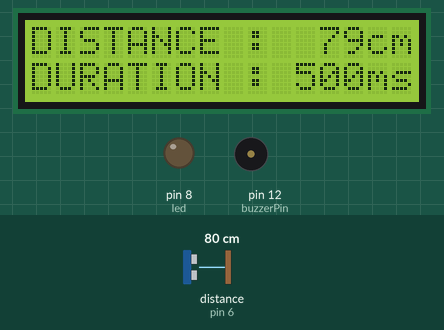
A sketch run on a simulated Arduino Uno, built with avr-gcc and run on an emulated ATmega328P. On the bench: 16×2 character LCD, output pins drawn as LEDs (lit = HIGH), buzzer (waves = sounding). Wiring (inferred from the names in the program): ultrasonic range finder: trigger pin 7; echo pin 6. Dashed ring = blinking. Inputs (shaded band) come from the test bench; at power-on: distance to the obstacle (sensor on pin 6) 80 cm. The echo pulse lasts 58.3 µs per cm; pins used as bus, display or sensor lines are not drawn; what the sketch prints to the serial monitor is not drawn.

Above: at 1.2 s.
1.3 s: distance to the obstacle (sensor on pin 6) set to 56 cm
At 2.3 s:
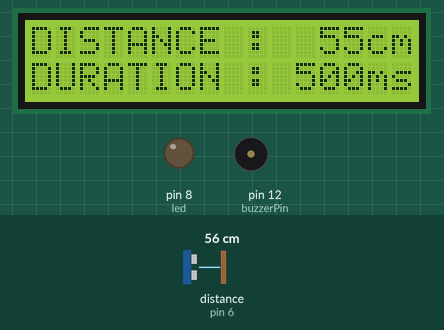
3.4 s: distance to the obstacle (sensor on pin 6) set to 48 cm
At 4.4 s:
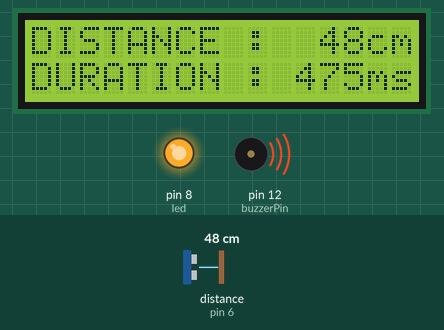
6.4 s: distance to the obstacle (sensor on pin 6) set to 2 cm
At 6.56 s:
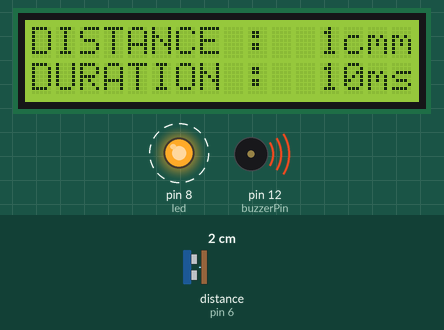
8.0 s: distance to the obstacle (sensor on pin 6) set to 9 cm
At 8.22 s:
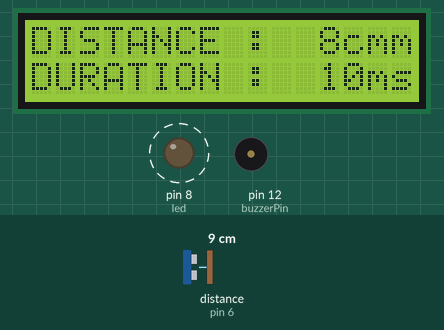
Timing chart, 0 to 10.5 s (numbered marks = the images above; inputs shaded):
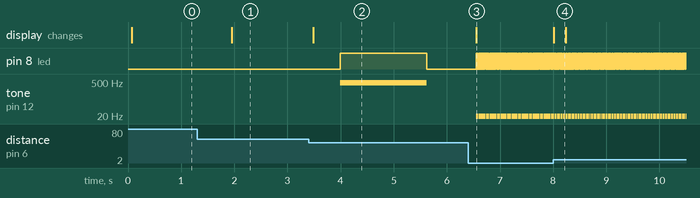

The sketch:

GROUP_01_2018510089_2019510018_2021510032_CODE.ino
```cpp
#include <Wire.h>
#include <LiquidCrystal.h>

LiquidCrystal lcd(11, 10, 5, 4, 3, 2); // RS, E, D4, D5, D6, D7

#define echoPin 6
#define trigPin 7
#define led 8
#define buzzerPin 12


int BUZZER_LED_DURATION_MAX = 500;
int BUZZER_LED_DURATION_MIN = 10;

int DISTANCE_MAX = 50;
int DISTANCE_MIN = 10;

int CURRENT_DISTANCE = 0;
int CURRENT_DURATION = 0;

int UPDATE_DURATION_BUZZER = 200;
int UPDATE_DURATION_LCD = 200;

int counter = 0;
int buzzer_led_status = 0;

void setup() {
  // put your setup code here, to run once:
  lcd.begin(16, 2);
  //lcd.setBacklight(1);
  pinMode(trigPin,OUTPUT);
  pinMode(echoPin,INPUT);
  pinMode(led,OUTPUT);

  //CURRENT_DURATION = (((CURRENT_DISTANCE-DISTANCE_MIN)/(DISTANCE_MAX-DISTANCE_MIN))*(BUZZER_LED_DURATION_MAX-BUZZER_LED_DURATION_MIN));
  //CURRENT_DURATION += BUZZER_LED_DURATION_MIN;
  Serial.begin(9600);
}

void loop() {
  long start_time = micros();
  digitalWrite(trigPin, LOW);
  delayMicroseconds(5);
  digitalWrite(trigPin, HIGH);
  delayMicroseconds(10);
  digitalWrite(trigPin, LOW);
  int duration = pulseIn(echoPin,HIGH);

  CURRENT_DISTANCE = (duration/29.1)/2;

  if(DISTANCE_MAX==DISTANCE_MIN)
  {
    lcd.setCursor(0, 0);
    lcd.print("DIVISION ERROR");
  }


  if(counter % UPDATE_DURATION_BUZZER == 0){
    CURRENT_DURATION = int(float(float(CURRENT_DISTANCE-DISTANCE_MIN)/float(DISTANCE_MAX-DISTANCE_MIN))*float(BUZZER_LED_DURATION_MAX-BUZZER_LED_DURATION_MIN)) + BUZZER_LED_DURATION_MIN;
    if(CURRENT_DURATION>= BUZZER_LED_DURATION_MAX){
      CURRENT_DURATION= BUZZER_LED_DURATION_MAX;
    }
    else if(CURRENT_DURATION<=BUZZER_LED_DURATION_MIN){
      CURRENT_DURATION=BUZZER_LED_DURATION_MIN;
    }
  }
  if(counter % UPDATE_DURATION_LCD == 0){
  lcd.setCursor(0, 0);             // 1. satır, 1. sütuna git
    lcd.print("DISTANCE :");
    Serial.print("  DISTANCE :");
    if(CURRENT_DISTANCE/1000>=1){lcd.print("");Serial.print(""); }
    else if (CURRENT_DISTANCE/100>=1) {lcd.print(" ");Serial.print("");}
    else {lcd.print("  ");Serial.print("");}
    lcd.print(CURRENT_DISTANCE);
    Serial.print(CURRENT_DISTANCE);
    Serial.print(" cm");
    lcd.print("cm");


    lcd.setCursor(0,1);             // 1. satır, 1. sütuna git
    lcd.print("DURATION :");
    Serial.print("  DURATION :");
    if(CURRENT_DURATION/1000>=1)lcd.print("");
    else if (CURRENT_DURATION/100>=1) lcd.print(" ");
    else lcd.print("  ");
    lcd.print(CURRENT_DURATION);
    Serial.print(CURRENT_DURATION);
    lcd.print("ms");
    Serial.println(" ms");
         // Mesaj2'yi yazdır

  }


  if ( CURRENT_DISTANCE <= DISTANCE_MAX)
  {
    if(counter % CURRENT_DURATION == 0){
      if(buzzer_led_status == 0) {
      	digitalWrite(led,HIGH);
        tone(buzzerPin,CURRENT_DURATION);
        buzzer_led_status = 1;
      }
      else{
        noTone(buzzerPin);
        digitalWrite(led,LOW);
        buzzer_led_status = 0;
      }
    }
  }
  else{
    noTone(buzzerPin);
    digitalWrite(led,LOW);
    buzzer_led_status = 0;
  }

  long end_time = micros();
  if ((1000 - (end_time - start_time)) > 0)delayMicroseconds(1000 - (end_time - start_time));
  counter= counter +1;
}
```

Measured:
- the behaviour switches between 51 and 50 cm on distance to the obstacle (sensor on pin 6) (found by bisection; images 1 and 2)
- after the input at 1.3 s, the display: changes after 0.65 s (image 1)
- after the input at 3.4 s, pin 8 (led): LOW → HIGH after 0.60 s, → LOW 1.6 s later; tone on pin 12 (buzzerPin): silent → 475 Hz after 0.60 s, → silent 1.6 s later; the display: changes after 0.09 s (image 2)
- after the input at 6.4 s, the display: changes after 0.16 s (image 3)
- after the input at 8.0 s, the display: changes at once (image 4)
